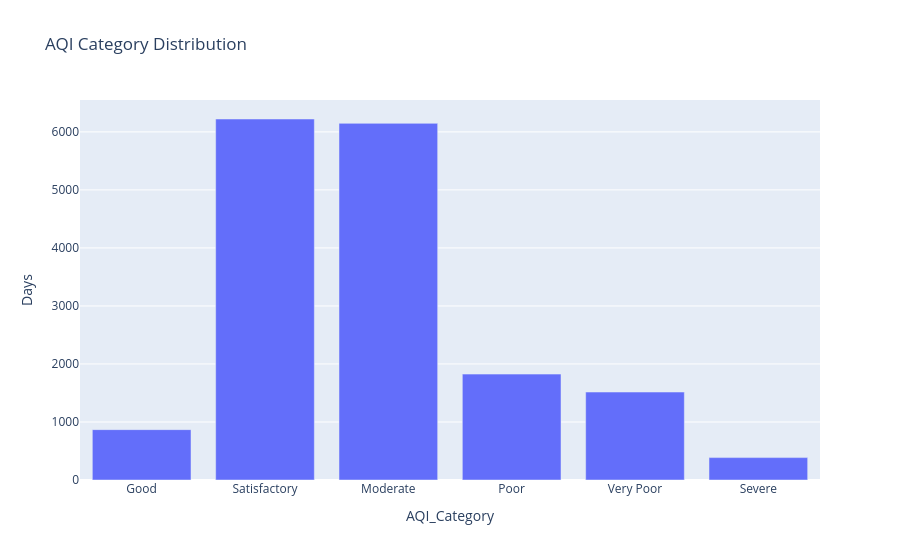

Source (notebook cell):
### Code cell
category_counts = (
    reliable_df["AQI_Category"]
    .value_counts()
    .reindex(labels)
    .reset_index()
)

category_counts.columns = ["AQI_Category", "Days"]

fig = px.bar(
    category_counts,
    x="AQI_Category",
    y="Days",
    title="AQI Category Distribution"
)

fig.show()

### Figure 1 — Plotly figure (JSON) as saved in the notebook; plotly's stock layout.template omitted (floating-point values rounded to 4 significant figures)
{"data": [{"hovertemplate": "AQI_Category=%{x}<br>Days=%{y}<extra></extra>", "legendgroup": "", "marker": {"color": "#636efa", "pattern": {"shape": ""}}, "name": "", "orientation": "v", "showlegend": false, "textposition": "auto", "type": "bar", "x": ["Good", "Satisfactory", "Moderate", "Poor", "Very Poor", "Severe"], "xaxis": "x", "y": [868, 6222, 6147, 1825, 1516, 386], "yaxis": "y"}], "layout": {"barmode": "relative", "legend": {"tracegroupgap": 0}, "title": {"text": "AQI Category Distribution"}, "xaxis": {"anchor": "y", "domain": [0, 1], "title": {"text": "AQI_Category"}}, "yaxis": {"anchor": "x", "domain": [0, 1], "title": {"text": "Days"}}}}
